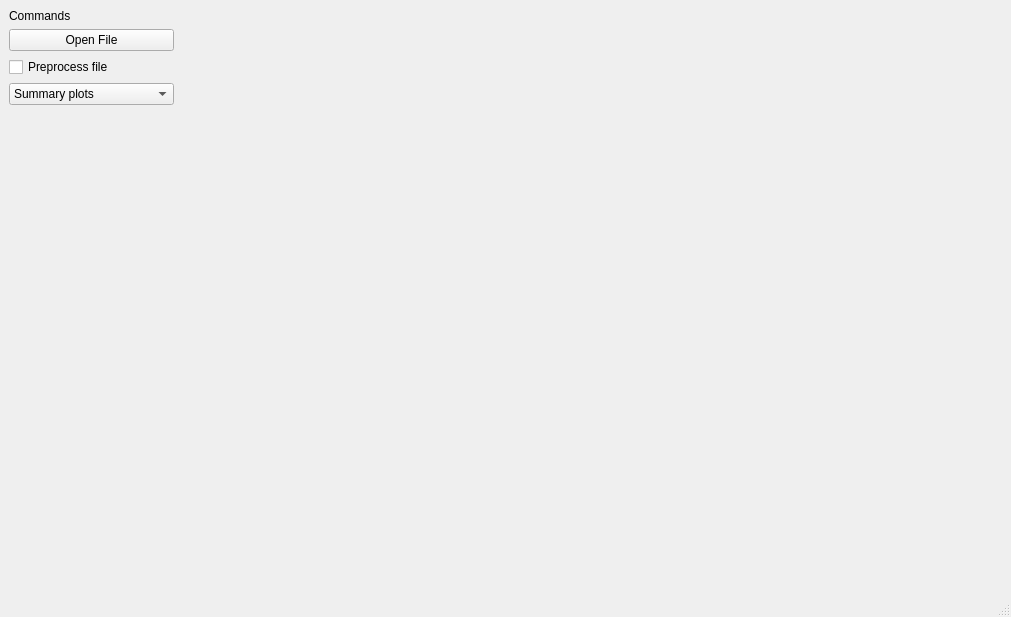
<?xml version="1.0" encoding="UTF-8"?>
<ui version="4.0">
 <class>MainWindow</class>
 <widget class="QMainWindow" name="MainWindow">
  <property name="geometry">
   <rect>
    <x>0</x>
    <y>0</y>
    <width>1011</width>
    <height>617</height>
   </rect>
  </property>
  <property name="windowTitle">
   <string>NGIF-Romar visualiser</string>
  </property>
  <widget class="QWidget" name="centralwidget">
   <layout class="QGridLayout" name="gridLayout_10">
    <item row="0" column="0">
     <layout class="QHBoxLayout" name="horizontalLayout" stretch="0,0">
      <item>
       <layout class="QVBoxLayout" name="button_layout">
        <property name="rightMargin">
         <number>0</number>
        </property>
        <item>
         <widget class="QLabel" name="label">
          <property name="text">
           <string>Commands</string>
          </property>
         </widget>
        </item>
        <item>
         <widget class="QPushButton" name="open_file_button">
          <property name="text">
           <string>Open File</string>
          </property>
         </widget>
        </item>
        <item>
         <widget class="QCheckBox" name="preprocess_file_checkbox">
          <property name="text">
           <string>Preprocess file</string>
          </property>
         </widget>
        </item>
        <item>
         <widget class="QComboBox" name="combo_box_select_page">
          <property name="currentText">
           <string>Summary plots</string>
          </property>
          <item>
           <property name="text">
            <string>Summary plots</string>
           </property>
          </item>
          <item>
           <property name="text">
            <string>Per toolpath plots</string>
           </property>
          </item>
          <item>
           <property name="text">
            <string>Arbitrary variable plotting</string>
           </property>
          </item>
          <item>
           <property name="text">
            <string>3D visualisation</string>
           </property>
          </item>
          <item>
           <property name="text">
            <string>Single toolpath plots</string>
           </property>
          </item>
         </widget>
        </item>
        <item>
         <spacer name="verticalSpacer">
          <property name="orientation">
           <enum>Qt::Vertical</enum>
          </property>
          <property name="sizeHint" stdset="0">
           <size>
            <width>20</width>
            <height>40</height>
           </size>
          </property>
         </spacer>
        </item>
       </layout>
      </item>
      <item>
       <widget class="QStackedWidget" name="stackedWidget">
        <property name="currentIndex">
         <number>4</number>
        </property>
        <widget class="QWidget" name="page_1">
         <layout class="QGridLayout" name="gridLayout_2">
          <item row="0" column="0">
           <layout class="QGridLayout" name="gridLayout">
            <item row="0" column="2">
             <widget class="QWidget" name="page1_topright" native="true"/>
            </item>
            <item row="1" column="1">
             <widget class="QWidget" name="page1_bottomleft" native="true"/>
            </item>
            <item row="1" column="2">
             <widget class="QWidget" name="page1_bottomright" native="true"/>
            </item>
            <item row="0" column="1">
             <layout class="QVBoxLayout" name="verticalLayout_3">
              <item>
               <widget class="QLabel" name="page1_label">
                <property name="text">
                 <string>Summary plots</string>
                </property>
                <property name="alignment">
                 <set>Qt::AlignCenter</set>
                </property>
               </widget>
              </item>
              <item>
               <widget class="QPushButton" name="make_plots_button">
                <property name="text">
                 <string>Make plots</string>
                </property>
               </widget>
              </item>
              <item>
               <widget class="QCheckBox" name="plot_laser_on">
                <property name="text">
                 <string>Plot only when laser is on</string>
                </property>
               </widget>
              </item>
              <item>
               <layout class="QHBoxLayout" name="horizontalLayout_6">
                <item>
                 <widget class="QLabel" name="label_2">
                  <property name="text">
                   <string>Rolling window seconds</string>
                  </property>
                 </widget>
                </item>
                <item>
                 <widget class="QDoubleSpinBox" name="rolling_window_seconds"/>
                </item>
               </layout>
              </item>
             </layout>
            </item>
           </layout>
          </item>
         </layout>
        </widget>
        <widget class="QWidget" name="page_2">
         <layout class="QGridLayout" name="gridLayout_3">
          <item row="0" column="1">
           <layout class="QGridLayout" name="gridLayout_6">
            <item row="0" column="1">
             <widget class="QWidget" name="page2_topright" native="true"/>
            </item>
            <item row="0" column="0">
             <layout class="QVBoxLayout" name="verticalLayout">
              <item>
               <widget class="QLabel" name="label_4">
                <property name="text">
                 <string>Per toolpath plots</string>
                </property>
                <property name="alignment">
                 <set>Qt::AlignCenter</set>
                </property>
               </widget>
              </item>
              <item>
               <widget class="QPushButton" name="pushButton_make_toolpath_plots">
                <property name="text">
                 <string>Make toolpath plots</string>
                </property>
               </widget>
              </item>
             </layout>
            </item>
            <item row="1" column="1">
             <widget class="QWidget" name="page2_bottomright" native="true"/>
            </item>
            <item row="1" column="0">
             <widget class="QWidget" name="page2_bottomleft" native="true"/>
            </item>
           </layout>
          </item>
         </layout>
        </widget>
        <widget class="QWidget" name="page_3">
         <layout class="QGridLayout" name="gridLayout_5">
          <item row="0" column="0">
           <layout class="QGridLayout" name="gridLayout_4" rowstretch="0,0" columnstretch="1,2">
            <item row="0" column="1">
             <widget class="QLabel" name="page3_topright">
              <property name="text">
               <string>TextLabel</string>
              </property>
             </widget>
            </item>
            <item row="0" column="0">
             <layout class="QVBoxLayout" name="verticalLayout_4">
              <item>
               <widget class="QLabel" name="page3_label">
                <property name="text">
                 <string>Arbitrary var. plotting</string>
                </property>
               </widget>
              </item>
              <item>
               <widget class="QPushButton" name="page3_pushbutton_repopulate">
                <property name="text">
                 <string>Repopulate variables</string>
                </property>
               </widget>
              </item>
              <item>
               <widget class="QPushButton" name="page3_pushbutton_makeplots">
                <property name="text">
                 <string>Make arbitrary variable plots</string>
                </property>
               </widget>
              </item>
              <item>
               <widget class="QCheckBox" name="page3_checkbox_laser_on">
                <property name="text">
                 <string>Plot only when laser on</string>
                </property>
               </widget>
              </item>
              <item>
               <layout class="QHBoxLayout" name="horizontalLayout_7">
                <item>
                 <widget class="QLabel" name="label_10">
                  <property name="text">
                   <string>X var</string>
                  </property>
                 </widget>
                </item>
                <item>
                 <widget class="QComboBox" name="combo_box_arb_var_x"/>
                </item>
               </layout>
              </item>
              <item>
               <layout class="QHBoxLayout" name="horizontalLayout_4" stretch="0,0">
                <item>
                 <widget class="QLabel" name="label_8">
                  <property name="text">
                   <string>Y var</string>
                  </property>
                 </widget>
                </item>
                <item>
                 <widget class="QComboBox" name="combo_box_arb_var_y"/>
                </item>
               </layout>
              </item>
             </layout>
            </item>
            <item row="1" column="1">
             <widget class="QWidget" name="page3_bottomright" native="true"/>
            </item>
            <item row="1" column="0">
             <widget class="QLabel" name="page3_bottomleft">
              <property name="text">
               <string>TextLabel</string>
              </property>
             </widget>
            </item>
           </layout>
          </item>
         </layout>
        </widget>
        <widget class="QWidget" name="page_4">
         <widget class="QWidget" name="gridLayoutWidget_2">
          <property name="geometry">
           <rect>
            <x>2</x>
            <y>4</y>
            <width>701</width>
            <height>567</height>
           </rect>
          </property>
          <layout class="QGridLayout" name="gridLayout_7">
           <item row="2" column="0">
            <layout class="QGridLayout" name="gridLayout_8">
             <item row="0" column="3">
              <widget class="QPushButton" name="page4_pushButton_glassTemp">
               <property name="text">
                <string>Protection glass temperature</string>
               </property>
              </widget>
             </item>
             <item row="0" column="1">
              <widget class="QPushButton" name="page4_pushButton_poolTemp">
               <property name="text">
                <string>Meltpool temperature</string>
               </property>
              </widget>
             </item>
             <item row="0" column="2">
              <widget class="QPushButton" name="page4_pushButton_poolSize">
               <property name="text">
                <string>Meltpool size</string>
               </property>
              </widget>
             </item>
             <item row="0" column="0">
              <widget class="QPushButton" name="page4_pushButton_flowWatch">
               <property name="text">
                <string>Meltpowder flow</string>
               </property>
              </widget>
             </item>
            </layout>
           </item>
           <item row="4" column="0">
            <widget class="QWidget" name="page4_centre" native="true">
             <property name="minimumSize">
              <size>
               <width>699</width>
               <height>507</height>
              </size>
             </property>
            </widget>
           </item>
           <item row="3" column="0">
            <widget class="QCheckBox" name="page4_checkBox_laseron">
             <property name="text">
              <string>Plot only when laser on</string>
             </property>
            </widget>
           </item>
          </layout>
         </widget>
        </widget>
        <widget class="QWidget" name="page_single_toolpath">
         <layout class="QGridLayout" name="gridLayout_8">
          <item row="0" column="0">
           <layout class="QGridLayout" name="gridLayout_9">
            <item row="0" column="0">
             <widget class="QWidget" name="single_toolpath_page_element" native="true"/>
            </item>
           </layout>
          </item>
         </layout>
        </widget>
       </widget>
      </item>
     </layout>
    </item>
   </layout>
  </widget>
  <widget class="QMenuBar" name="menubar">
   <property name="geometry">
    <rect>
     <x>0</x>
     <y>0</y>
     <width>1011</width>
     <height>22</height>
    </rect>
   </property>
  </widget>
  <widget class="QStatusBar" name="statusbar"/>
 </widget>
 <resources/>
 <connections/>
</ui>
